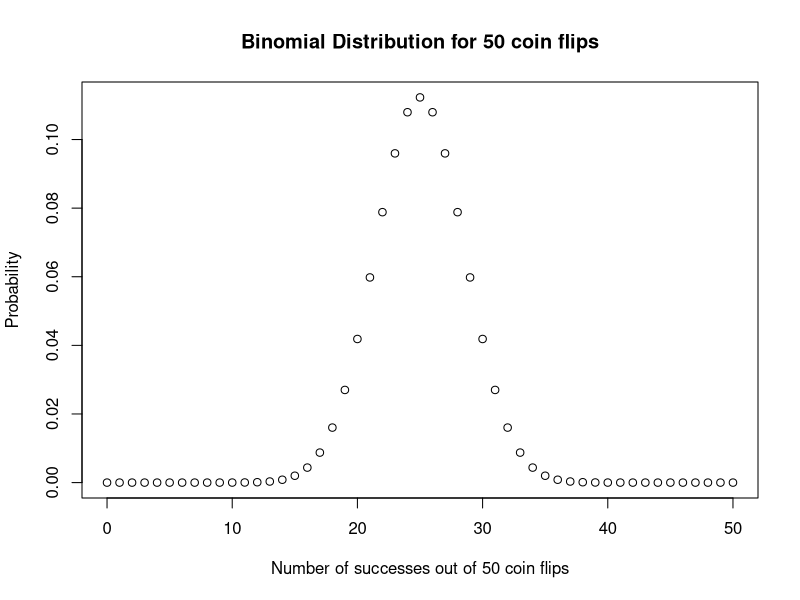
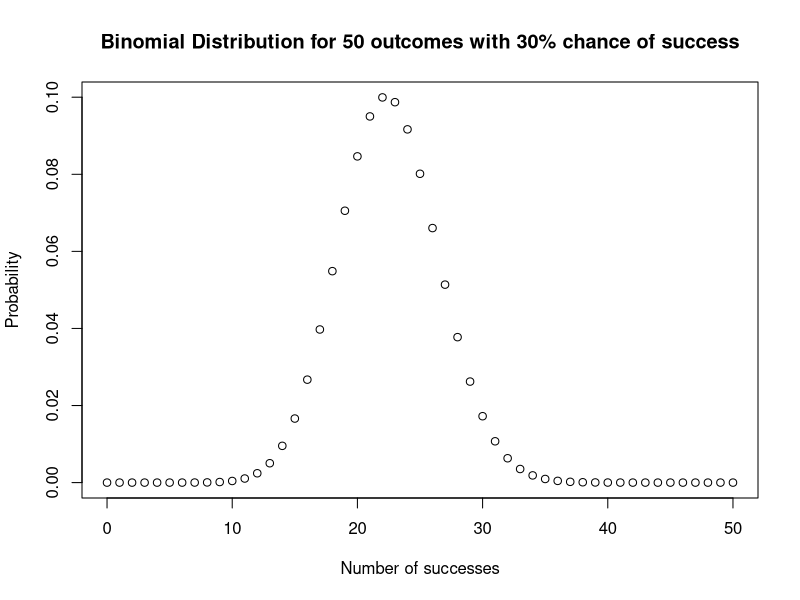
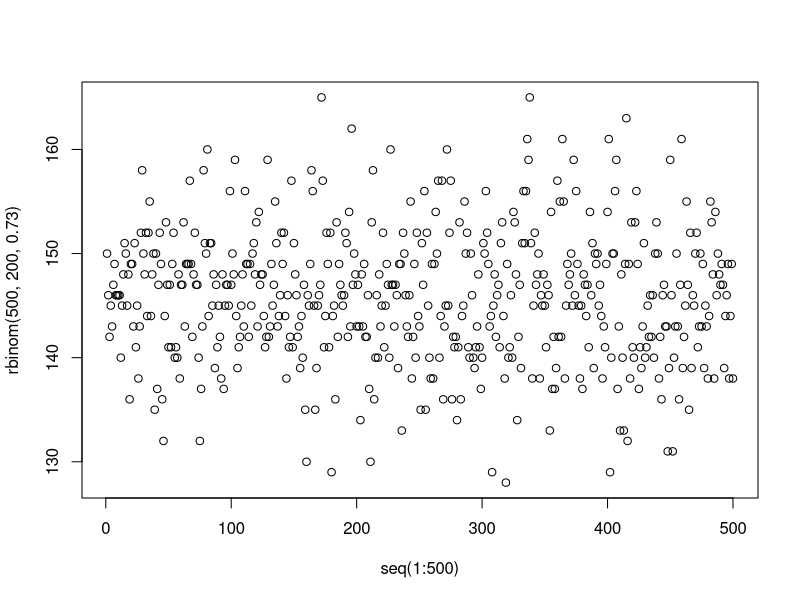
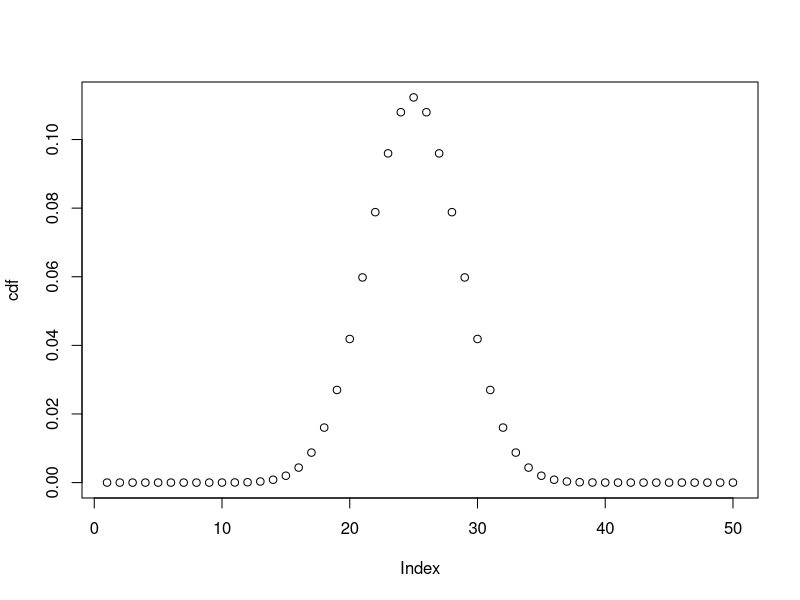

These charts were generated, in order, by the following R code:
# Binomial Distribution Practice in R

#------------------------------------------------------------------------
# Basic binomial distributions
#------------------------------------------------------------------------
# Distribution of successes out of 50 coin flips using an unbiased coin
x <- seq(0, 50, by=1)
y <- dbinom(x, 50, 0.5)
plot(x, y,
     main="Binomial Distribution for 50 coin flips",
     xlab="Number of successes out of 50 coin flips",
     ylab="Probability"
     )

# Distribution of successes for a binary outcome with a 30% chance of success
# For example, a very biased coin or an animal offspring with a 30% chance of
# birthing one gender and a 70% of birthing another
x2 <- seq(0, 50, by=1)
y2 <- dbinom(x2, 75, 0.3)
plot(x2, y2,
     main="Binomial Distribution for 50 outcomes with 30% chance of success",
     xlab="Number of successes",
     ylab="Probability"
     )

# Plot a Bernoulli trial with 500 trials of 200 biased coin flips with a 73% chance of success
plot(seq(1:500), rbinom(500,200,0.73))


#------------------------------------------------------------------------
# Basic binomial distributions by hand (without Binomial functions)
#------------------------------------------------------------------------
# Coin flip successes
# 100 trials, 47 successes
n <- 100
X <- 47
p <- 0.5
q <- 1-p
n_choose_x = factorial(n) / (factorial(n-X) * factorial(X))
prob_successes <- n_choose_x * p^X * q^(n-X)

# The above as a function
binomial_distribution <- function(n, X, p) {
  n_choose_x = factorial(n) / (factorial(n-X) * factorial(X))
  prob_successes <- n_choose_x * p^X * q^(n-X)
  return(prob_successes)
}

# Cumulative Distribution Function for 1 to 50 successes in 50 total coin tosses
cdf <- c()
for (i in 1:50) {
  prob_of_i_successes <- binomial_distribution(50, i, 0.5) 
  cdf <- append(cdf, prob_of_i_successes, after=length(cdf))
}
plot(cdf)


